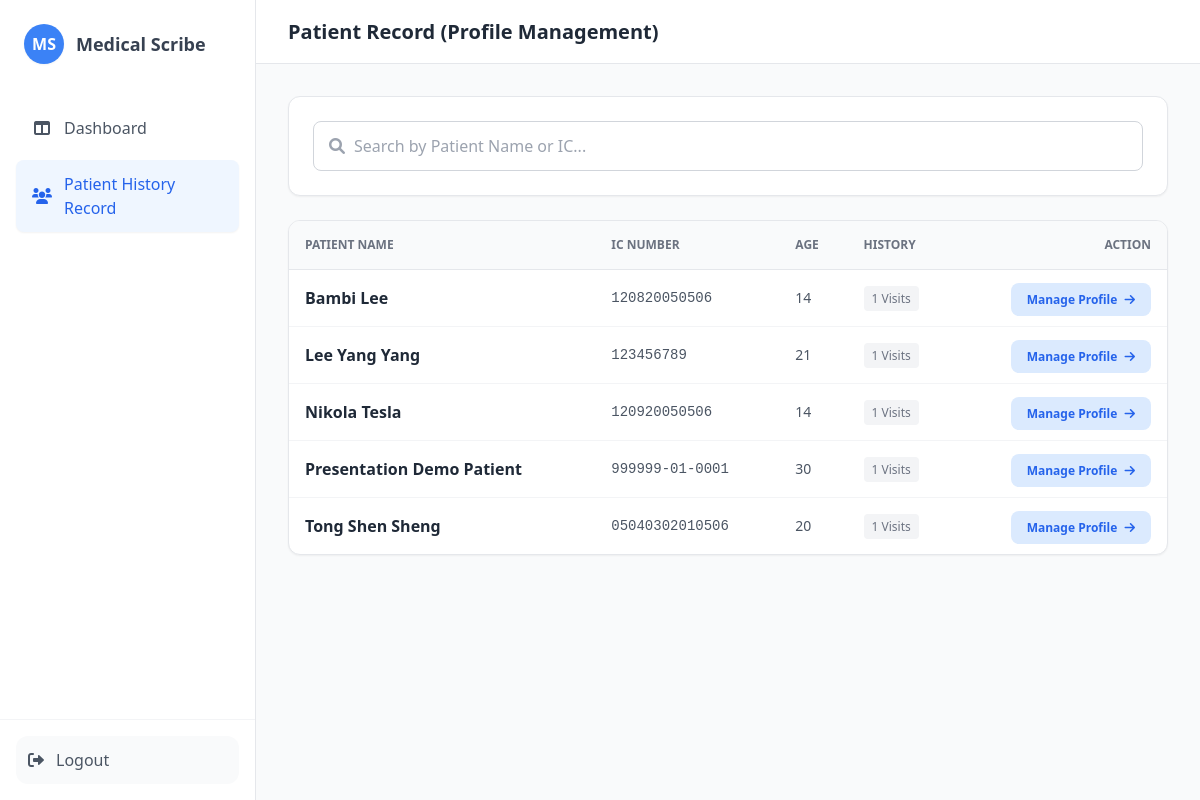
Before: /nurse/patients (signed in) with the older database file.
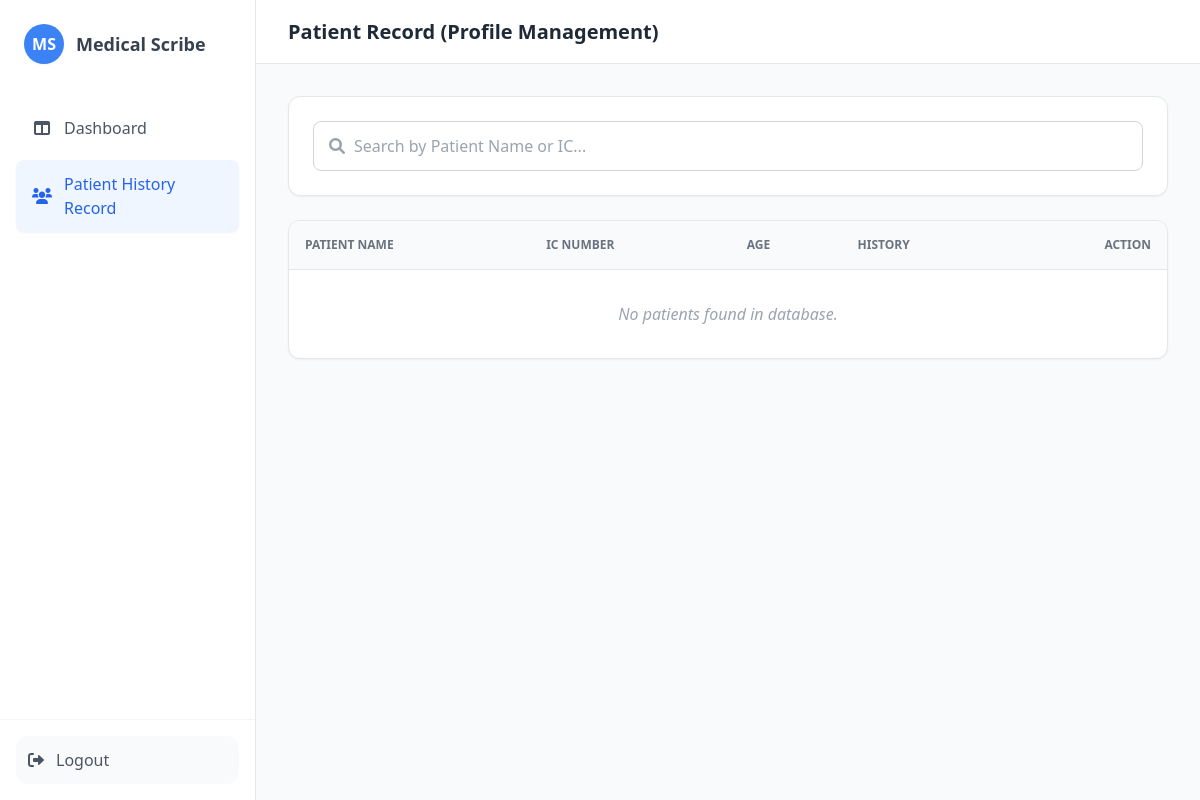
After: the same page with the newer database file.
### app.py (models this page shows)
class Patient(db.Model):
    id = db.Column(db.Integer, primary_key=True)
    ic_number = db.Column(db.String(20), unique=True, nullable=False)
    name = db.Column(db.String(100), nullable=False)
    age = db.Column(db.String(10), nullable=False)
    visits = db.relationship("Visit", backref="patient", lazy=True)

### app.py (the view)
@app.route("/nurse/patients")
def nurse_patient_list():
    if session.get("role") != "nurse": return redirect("/login")
    patients = Patient.query.order_by(Patient.name.asc()).all()
    return render_template("nurse_patient_list.html", patients=patients)

### templates/nurse_patient_list.html (shortened to what this page needs)
<!DOCTYPE html>
<html lang="en">
<head>
    <script src="https://cdn.tailwindcss.com"></script>
    <link href="https://cdnjs.cloudflare.com/ajax/libs/font-awesome/6.0.0/css/all.min.css" rel="stylesheet">
</head>
<body class="bg-gray-50 h-screen flex overflow-hidden font-sans">
    <aside class="w-64 bg-white border-r border-gray-200 flex flex-col justify-between flex-shrink-0">
        <div>
            <div class="p-6 flex items-center gap-3">
                <div class="w-10 h-10 bg-blue-500 rounded-full flex items-center justify-center text-white font-bold shadow-sm">MS</div>
                <div class="font-bold text-gray-700 text-lg">Medical Scribe</div>
            </div>
            <nav class="px-4 space-y-2 mt-4">
                <a href="/nurse/dashboard" class="flex items-center gap-3 px-4 py-3 text-gray-600 hover:bg-gray-50 hover:text-blue-600 rounded-lg font-medium transition">
                    <i class="fas fa-columns w-5 text-center"></i> Dashboard
                </a>
                <a href="/nurse/patient_list" class="flex items-center gap-3 px-4 py-3 bg-blue-50 text-blue-600 rounded-lg font-medium shadow-sm">
                    <i class="fas fa-users w-5 text-center"></i> Patient History Record
                </a>
            </nav>
        </div>
        <div class="p-4 border-t border-gray-100">
            <a href="/logout" class="flex items-center gap-3 bg-gray-50 p-3 rounded-xl hover:bg-gray-100 transition cursor-pointer text-gray-600">
                <i class="fas fa-sign-out-alt"></i> Logout
            </a>
        </div>
    </aside>
    <main class="flex-1 flex flex-col h-full relative overflow-hidden">
        <header class="h-16 bg-white border-b border-gray-200 flex items-center px-8 flex-shrink-0">
            <h1 class="text-xl font-bold text-gray-800">Patient Record (Profile Management)</h1>
        </header>
        <div class="flex-1 overflow-y-auto p-8">
            <div class="max-w-6xl mx-auto">
                <div class="bg-white p-6 rounded-xl shadow-sm border border-gray-200 mb-6">
                    <div class="flex gap-4">
                        <div class="flex-1 relative">
                            <i class="fas fa-search absolute left-4 top-1/2 transform -translate-y-1/2 text-gray-400"></i>
                            <input id="searchInput" onkeyup="filterTable()" placeholder="Search by Patient Name or IC..."
                                   class="w-full border border-gray-300 pl-10 p-3 rounded-lg outline-none focus:border-blue-500 transition">
                        </div>
                    </div>
                </div>
                <div class="bg-white rounded-xl shadow-sm border border-gray-200 overflow-hidden">
                    <table class="w-full text-left border-collapse">
                        <thead class="bg-gray-50 border-b border-gray-200">
                            <tr>
                                <th class="p-4 text-xs font-bold text-gray-500 uppercase">Patient Name</th>
                                <th class="p-4 text-xs font-bold text-gray-500 uppercase">IC Number</th>
                                <th class="p-4 text-xs font-bold text-gray-500 uppercase">Age</th>
                                <th class="p-4 text-xs font-bold text-gray-500 uppercase">History</th>
                                <th class="p-4 text-xs font-bold text-gray-500 uppercase text-right">Action</th>
                            </tr>
                        </thead>
                        <tbody id="patientTable" class="divide-y divide-gray-100">
                            {% for p in patients %}
                            <tr class="hover:bg-gray-50 transition group">
                                <td class="p-4 font-bold text-gray-800">{{ p.name }}</td>
                                <td class="p-4 text-sm text-gray-600 font-mono">{{ p.ic_number }}</td>
                                <td class="p-4 text-sm text-gray-600">{{ p.age }}</td>
                                <td class="p-4 text-sm text-gray-500">
                                    <span class="bg-gray-100 px-2 py-1 rounded text-xs">
                                        {{ p.visits|length }} Visits
                                    </span>
                                </td>
                                <td class="p-4 text-right">
                                    <a href="/nurse/view_patient/{{ p.ic_number }}"
                                       class="bg-blue-100 hover:bg-blue-600 hover:text-white text-blue-600 text-xs font-bold px-4 py-2 rounded-lg transition">
                                        Manage Profile <i class="fas fa-arrow-right ml-1"></i>
                                    </a>
                                </td>
                            </tr>
                            {% else %}
                            <tr><td colspan="5" class="p-8 text-center text-gray-400 italic">No patients found in database.</td></tr>
                            {% endfor %}
                        </tbody>
                    </table>
                </div>
            </div>
        </div>
    </main>
</body>
</html>

Changed rows visible on the page:
removed Patient: name "Bambi Lee", ic_number "120820050506", age "14", visits|length "1"
removed Patient: name "Lee Yang Yang", ic_number "123456789", age "21", visits|length "1"
removed Patient: name "Nikola Tesla", ic_number "120920050506", age "14", visits|length "1"
removed Patient: name "Presentation Demo Patient", ic_number "999999-01-0001", age "30", visits|length "1"
removed Patient: name "Tong Shen Sheng", ic_number "05040302010506", age "20", visits|length "1"
Other visible differences:
text now shown: "No patients found in database."
